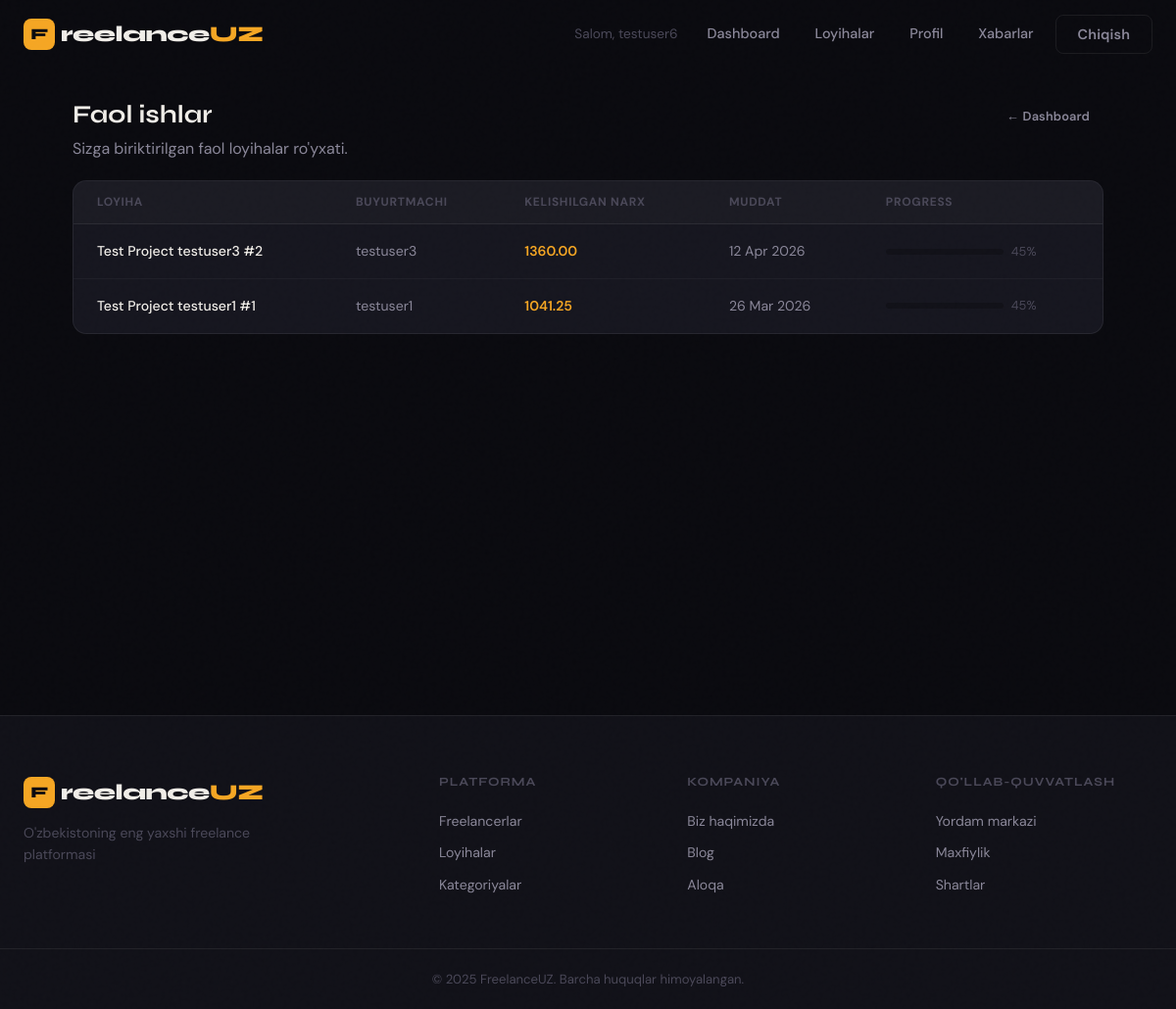
Before: /projects/jobs/ (signed in) with the older database file.
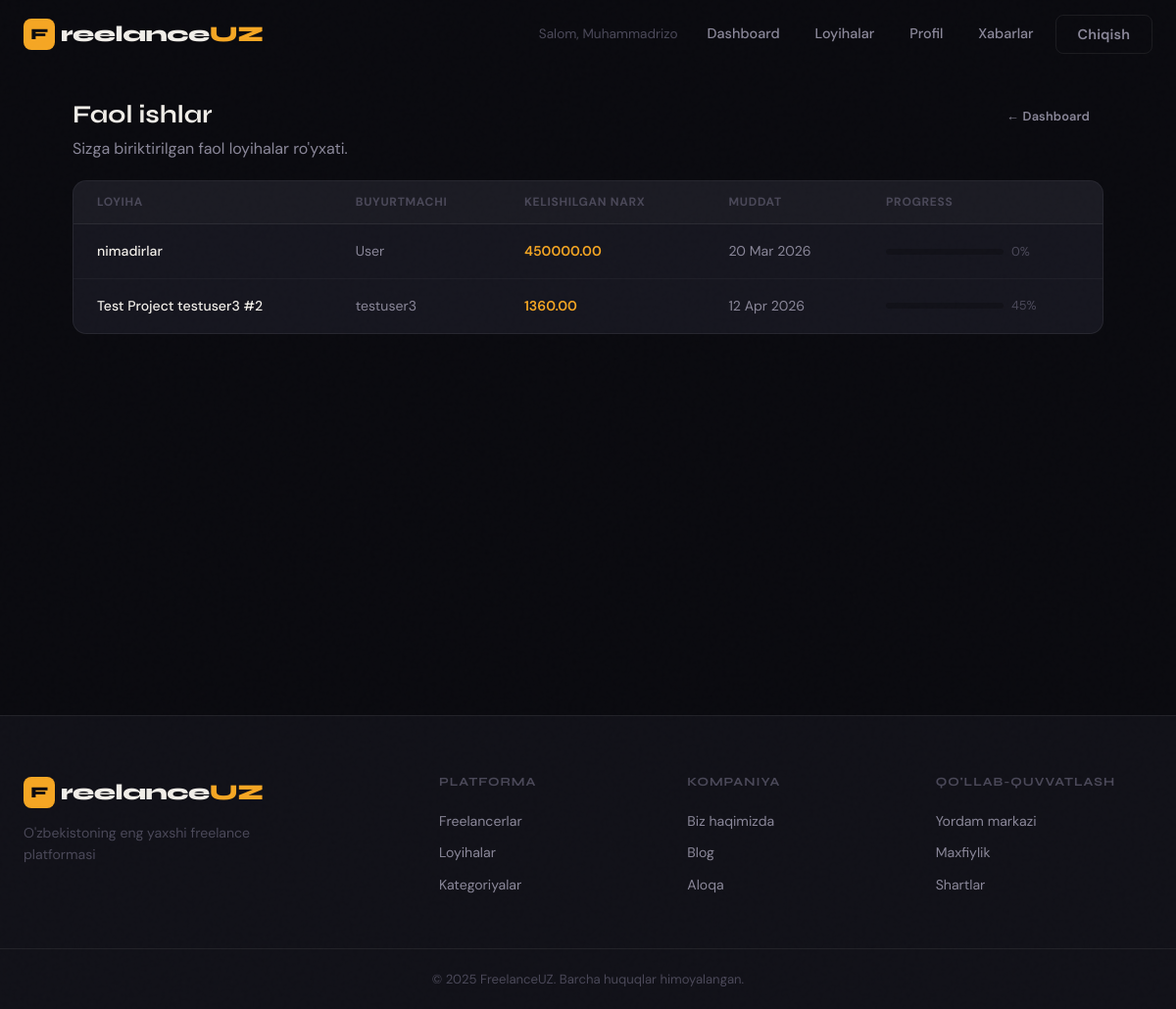
After: the same page with the newer database file.
### users/models.py (models this page shows, shortened)
class CustomUser(AbstractUser, TimeStamped):
    class Role(models.TextChoices):
        CLIENT = 'client', 'Client'
        FREELANCER = 'freelancer', 'Freelancer'
    role = models.CharField(max_length=13, choices=Role.choices, default=Role.CLIENT)
    bio = models.TextField(blank=True)
    avatar = models.ImageField(upload_to="users/avatar/", blank=True, null=True)
    phone = models.CharField(max_length=20, blank=True, null=True, unique=True)
    title = models.CharField(max_length=120, blank=True)
    location = models.CharField(max_length=120, blank=True)
    website = models.URLField(blank=True)
    telegram = models.CharField(max_length=64, blank=True)
    hourly_rate = models.DecimalField(max_digits=12, decimal_places=2, null=True, blank=True)
    cover_photo = models.ImageField(upload_to="users/cover/", blank=True, null=True)
    is_verified = models.BooleanField(default=False)
    is_online = models.BooleanField(default=False)
    categories = models.ManyToManyField("Category", blank=True, related_name="users")

### service/models.py (models this page shows, shortened)
class Contract(TimeStamped):
    class StatusChoices(models.TextChoices):
        ACTIVE = "Active", "active"
        FINISHED = "Finished", "finished"
        CANCELLED = "Cancelled", "cancelled"
    project = models.ForeignKey(Project, on_delete=models.CASCADE)
    client = models.ForeignKey(CustomUser, on_delete=models.CASCADE, related_name="client_contracts")
    freelancer = models.ForeignKey(CustomUser, on_delete=models.CASCADE, related_name="freelancer_contracts")
    agreed_price = models.DecimalField(max_digits=13, decimal_places=2)
    status = models.CharField(max_length=10, choices=StatusChoices.choices)

class Project(TimeStamped):
    class StatusChoices(models.TextChoices):
        OPEN = "Open", "open"
        IN_PROGRESS = "In progress", "in_progress"
        COMPLETED = "Completed", "completed"
        CANCELLED = "Cancelled", "cancelled"
    title = models.CharField(max_length=256)
    description = models.TextField()
    category = models.CharField(max_length=120, blank=True)
    budget = models.DecimalField(max_digits=13, decimal_places=2)
    deadline = models.DateTimeField()
    client = models.ForeignKey(CustomUser, on_delete=models.CASCADE, related_name="projects")
    progress = models.PositiveSmallIntegerField(default=0)
    status = models.CharField(max_length=12, choices=StatusChoices.choices, default=StatusChoices.OPEN)

### service/views.py (the view)
# urls.py: path("jobs/", FreelancerActiveJobsView.as_view(), name="freelancer_jobs"),
class FreelancerActiveJobsView(LoginRequiredMixin, View):
    login_url = "login"
    def dispatch(self, request, *args, **kwargs):
        if request.user.role != CustomUser.Role.FREELANCER:
            return redirect("home")
        return super().dispatch(request, *args, **kwargs)
    def get(self, request):
        contracts = (
            Contract.objects.filter(freelancer=request.user, status=Contract.StatusChoices.ACTIVE)
            .select_related("project", "client")
            .order_by("-created_at")
        )
        return render(request, "freelancer_active_jobs.html", {"contracts": contracts})

### templates/freelancer_active_jobs.html (shortened to what this page needs)
{% extends 'base.html' %}
{% load static %}
{% block content %}
<div style="max-width:1100px;margin:0 auto;padding:32px 24px;">
  <div style="display:flex;align-items:flex-start;justify-content:space-between;gap:16px;flex-wrap:wrap;margin-bottom:20px;">
    <div>
      <h1 style="font-size:1.6rem;margin-bottom:6px;">Faol ishlar</h1>
      <p style="color:var(--text-secondary);">Sizga biriktirilgan faol loyihalar ro'yxati.</p>
    </div>
    <a href="{% url 'home' %}" class="btn btn-ghost btn-sm">← Dashboard</a>
  </div>
  {% if contracts %}
    <div class="table-container">
      <table>
        <thead>
          <tr>
            <th>Loyiha</th>
            <th>Buyurtmachi</th>
            <th>Kelishilgan narx</th>
            <th>Muddat</th>
            <th>Progress</th>
          </tr>
        </thead>
        <tbody>
          {% for contract in contracts %}
          <tr>
            <td style="color:var(--text-primary);font-weight:500;">{{ contract.project.title }}</td>
            <td>{{ contract.client.get_full_name|default:contract.client.username }}</td>
            <td style="color:var(--accent);font-weight:600;">{{ contract.agreed_price }}</td>
            <td>{{ contract.project.deadline|date:"d M Y" }}</td>
            <td>
              <div style="display:flex;align-items:center;gap:8px;">
                <div class="progress-bar" style="width:120px;">
                </div>
                <span style="font-size:0.8rem;color:var(--text-muted);">{{ contract.project.progress }}%</span>
              </div>
            </td>
          </tr>
          {% endfor %}
        </tbody>
      </table>
    </div>
  {% else %}
    <div class="empty-state">
      <div class="empty-icon">⚡</div>
      <h3>Faol ishlar yo'q</h3>
      <p>Hozircha sizga biriktirilgan loyiha mavjud emas.</p>
    </div>
  {% endif %}
</div>
{% endblock %}

### templates/base.html (shortened to what this page needs)
<!DOCTYPE html>
<html lang="uz">
<head>
    {% load static %}
    <link rel="stylesheet" href="{% static 'css/main.css' %}">
</head>
<body class="{% block body_class %}{% endblock %}">
<div class="noise-overlay"></div>
<nav class="navbar" id="navbar">
    <div class="nav-container">
        <a href="{% url 'home' %}" class="nav-logo">
            <span class="logo-mark">F</span>
            <span class="logo-text">reelance<em>UZ</em></span>
        </a>
        <div class="nav-links">
            {% if user.is_authenticated %}
                <span class="nav-greeting">Salom, {{ user.first_name|default:user.username }}</span>
                <a href="{% url 'home' %}" class="nav-link">Dashboard</a>
                {% if user.role == 'freelancer' %}
                    <a href="{% url 'project_list' %}" class="nav-link">Loyihalar</a>
                {% endif %}
                <a href="{% url 'profile' %}" class="nav-link">Profil</a>
                <a href="{% url 'chat' %}" class="nav-link">Xabarlar</a>
                <form action="{% url 'logout' %}" method="post" class="logout-form">
                    <button type="submit" class="btn btn-outline">Chiqish</button>
                </form>
            {% else %}
                <a href="{% url 'login' %}" class="nav-link">Kirish</a>
                <a href="{% url 'signup' %}" class="btn btn-primary">Ro'yxatdan o'tish</a>
            {% endif %}
        </div>
    </div>
</nav>
<main class="main-content">
    {% block content %}{% endblock %}
</main>
<footer class="footer">
    <div class="footer-container">
        <div class="footer-brand">
            <a href="{% url 'home' %}" class="nav-logo">
                <span class="logo-mark">F</span>
                <span class="logo-text">reelance<em>UZ</em></span>
            </a>
            <p>O'zbekistoning eng yaxshi freelance platformasi</p>
        </div>
        <div class="footer-links">
            <div class="footer-col">
                <h4>Platforma</h4>
                <a href="{% url 'home' %}">Freelancerlar</a>
                <a href="{% url 'home' %}">Loyihalar</a>
                <a href="{% url 'home' %}">Kategoriyalar</a>
            </div>
            <div class="footer-col">
                <h4>Kompaniya</h4>
                <a href="{% url 'home' %}">Biz haqimizda</a>
                <a href="{% url 'home' %}">Blog</a>
                <a href="{% url 'home' %}">Aloqa</a>
            </div>
            <div class="footer-col">
                <h4>Qo'llab-quvvatlash</h4>
                <a href="{% url 'home' %}">Yordam markazi</a>
                <a href="{% url 'home' %}">Maxfiylik</a>
                <a href="{% url 'home' %}">Shartlar</a>
            </div>
        </div>
    </div>
    <div class="footer-bottom">
        <p>© 2025 FreelanceUZ. Barcha huquqlar himoyalangan.</p>
    </div>
</footer>
</body>
</html>

Changed rows visible on the page:
no longer on this page (row edited): Contract: project "Test Project testuser1 #1", client.get_full_name "testuser1", agreed_price "1041.25", project.deadline "26 Mar 2026", project.progress "45"
changed CustomUser: first_name "testuser6" → "Muhammadrizo"
added Contract: project "nimadirlar", client.get_full_name "User", agreed_price "450000.00", project.deadline "20 Mar 2026", project.progress "0"
